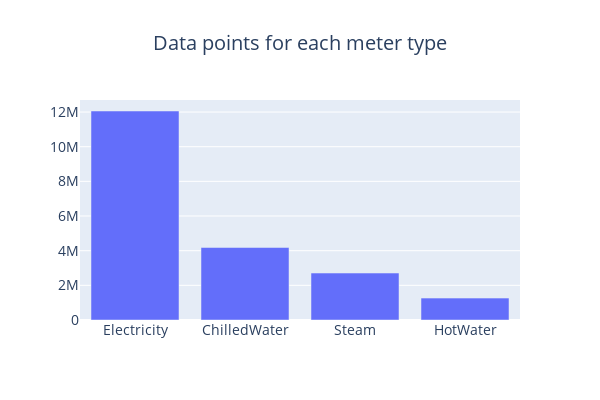

Here is the notebook cell this chart was saved with:
### Markdown cell above
#### Number of data points based on meter type

### Code cell
meter_num = train["meter"].value_counts()
meter_names = ["Electricity", "ChilledWater", "Steam", "HotWater"]
trace = go.Bar(x= meter_names,y = meter_num.values)

layout = go.Layout(title=go.layout.Title(text="Data points for each meter type",x=0.5),font=dict(size=14),width=600,height=400,
)

fig = go.Figure(data=[trace], layout=layout)
py.iplot(fig, filename="meter")

### Figure 1 — Plotly figure (JSON) as saved in the notebook; plotly's stock layout.template omitted (floating-point values rounded to 4 significant figures)
{"data": [{"type": "bar", "x": ["Electricity", "ChilledWater", "Steam", "HotWater"], "y": [12060910, 4182440, 2708713, 1264037]}], "layout": {"font": {"size": 14}, "height": 400, "title": {"text": "Data points for each meter type", "x": 0.5}, "width": 600}}
